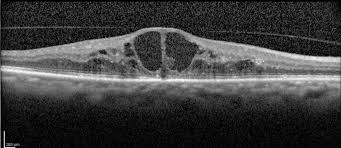
%> input picture 3.jpg, 341 x 148 px
$ octave 'MA detection.m'   (GNU Octave 9; MATLAB toolbox functions it lacks are replaced by stand-ins)
%> lines starting %> are read from the running program, lines starting %| are printed output that depends on the picture; in (x1, y1, x2, y2) boxes, pixels count from 0 and x2, y2 are one past the last pixel; in counts of white or black regions, pixels touching at a corner belong together; the program's own positions count from 1
clear all
close all
img=imread('3.jpg');
%> img is the input picture: size 148x341x3 uint8; min 0, max 255, mean 61.4
img_gray=rgb2gray(img);
[r c]=size(img_gray);
%> r = 148; c = 341
gaussian_filt=fspecial('gaussian',[3 3],1.5);
img_filt=imfilter(img_gray,gaussian_filt,'full');
figure, imshow(img_gray);
figure, imshow(img_filt);
img_canny_edge=edge(img_filt,'canny');
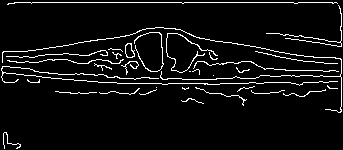
%> img_canny_edge: size 150x343 logical; 6% white in thin lines or dots
figure, imshow(img_canny_edge);
se1=[0 1 0;1 1 1;0 1 0];
se2=[1 0 0;0 1 0; 0 0 1];
se3=[0 0 1;0 1 0;1 0 0];
se4=strel('disk',1);
%img_dilate=imdilate(img_canny_edge,se2);
img_dilate=imdilate(img_canny_edge,se4);
%> img_dilate: size 150x343 logical; 17.2% white; 13 white regions (1 under 20 px), largest, box (x1, y1, x2, y2) and area: (0, 26, 343, 114) 5379, (6, 1, 343, 48) 1521, (6, 58, 140, 76) 576
img_dilate=imdilate(img_dilate,se4);
%> img_dilate: size 150x343 logical; 27.8% white; 4 white regions, box (x1, y1, x2, y2) and area: (0, 25, 343, 115) 11519, (5, 0, 343, 49) 2435, (1, 130, 23, 150) 231, (179, 96, 206, 106) 127
figure,imshow(img_dilate);
img_erode=imerode(img_dilate,se1);
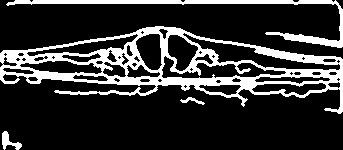
%> img_erode: size 150x343 logical; 19.8% white; 4 white regions, box (x1, y1, x2, y2) and area: (0, 26, 343, 114) 8075, (6, 0, 343, 48) 1881, (2, 131, 22, 150) 166, (180, 97, 205, 105) 75
%img_erode=imerode(img_erode,se1);
figure,imshow(img_erode);
CC = bwconncomp(img_erode);
%> CC = 4 connected components
        numPixels = cellfun(@numel,CC.PixelIdxList);
%> numPixels = [8075 166 1881 75]
        [biggest,idx] = max(numPixels);
%> biggest = 8075; idx = 1
        img_dilate(CC.PixelIdxList{idx}) = 0;
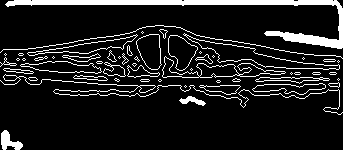
%> img_dilate: size 150x343 logical; 12.1% white; 55 white regions (27 under 20 px), largest, box (x1, y1, x2, y2) and area: (5, 0, 343, 49) 2435, (0, 74, 343, 115) 678, (0, 25, 343, 59) 343
        figure, imshow(img_dilate);

% [12 lines of commented-out code are left out]
img_res8=bwareaopen(img_dilate,75,8);
figure, imshow(img_res8);
img_res4=bwareaopen(img_dilate,32,4);
%> img_res4: size 150x343 logical; 5.5% white; 4 white regions, box (x1, y1, x2, y2) and area: (5, 0, 343, 49) 2435, (1, 130, 23, 150) 231, (179, 96, 206, 106) 127, (286, 68, 323, 69) 37
sub_res1=imsubtract(img_res8,img_res4);
%> sub_res1: size 150x343 double; values 0 (black) and 1 (white), 5.3% white in thin lines or dots, all inside (x1, y1, x2, y2) = (0, 25, 343, 115)
figure, imshow(sub_res1);
% [9 lines of commented-out code are left out]

res1=imfill(sub_res1);
%> res1: size 150x343 double; values 0 (black) and 1 (white), 13% white; 13 white regions, largest, box (x1, y1, x2, y2) and area: (162, 56, 286, 78) 1090, (0, 74, 343, 115) 787, (27, 34, 138, 56) 729
figure,imshow(res1);
res1=imerode(res1,se4);
%> res1: size 150x343 double; values 0 (black) and 1 (white), 7.7% white; 17 white regions (3 under 20 px), largest, box (x1, y1, x2, y2) and area: (137, 35, 161, 69) 596, (169, 36, 197, 70) 581, (28, 35, 137, 55) 506
figure,imshow(res1);
% classes = imread('https://blogs.mathworks.com/images/steve/2011/freehand_segment.mat');
l=bwlabel(res1);
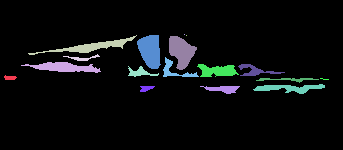
%> l: size 150x343 double; 18 distinct labels, from 0 to 17; one colour per label, 0 black
s = regionprops(l,'Centroid');
%> s = 17 regions; first 5, Centroid: [10.7 78.4], [64.8 68], [92.4 47.1], [83 58.7], [140.6 73.1]
res1=logical(res1);
final=zeros(size(res1));
 for k = 1:numel(s)
       obj=(l==k);
       Area1(k) = regionprops(obj,'Area');
%       figure,imshow(obj)
       if(Area1(k).Area<500)
%            Area1(k).Area=0;
        final=logical(imsubtract(res1,obj));
        res1=final;
       end
 end
%> this loop made 17 passes
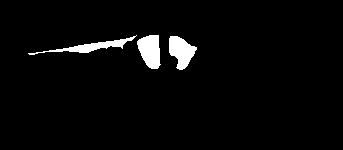
%> final: size 150x343 logical; 3.3% white; 3 white regions, box (x1, y1, x2, y2) and area: (137, 35, 161, 69) 596, (169, 36, 197, 70) 581, (28, 35, 137, 55) 506
%> after the loop, Area1 = 17 regions; largest, Area: 596, 581, 506, 486, 365
 final=imresize(final,[r c]);
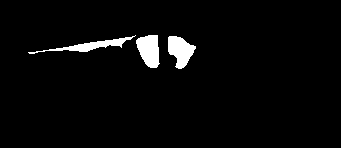
%> final: size 148x341 logical; 3.3% white; 3 white regions, box (x1, y1, x2, y2) and area: (136, 35, 160, 68) 580, (168, 36, 196, 69) 571, (28, 35, 136, 54) 492
 figure,imshow(final);
 [rows,columns] = size(final);
%> rows = 148; columns = 341
ctr= 0;
for i = 1 : rows
    for j = 1 : columns
        if final(i,j) == 1
            ctr = ctr + 1;
        end
    end
end
%> after the loop, ctr = 1643
fprintf('The size of the area affected by microaneurysms in this retina is : %d \n',ctr);
%| The size of the area affected by microaneurysms in this retina is : 1643
%  final=imsubtract(res1,Area1);
final=im2uint8(final);
figure, imshow(imadd(img_gray,final)),title('final');
%> after `imshow(imadd(img_gray,final))`:
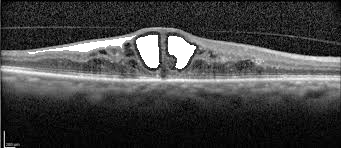
%> displayed picture: size 148x341, on the screen's scale of 0 to 255; min 0, max 255, mean 66.9
